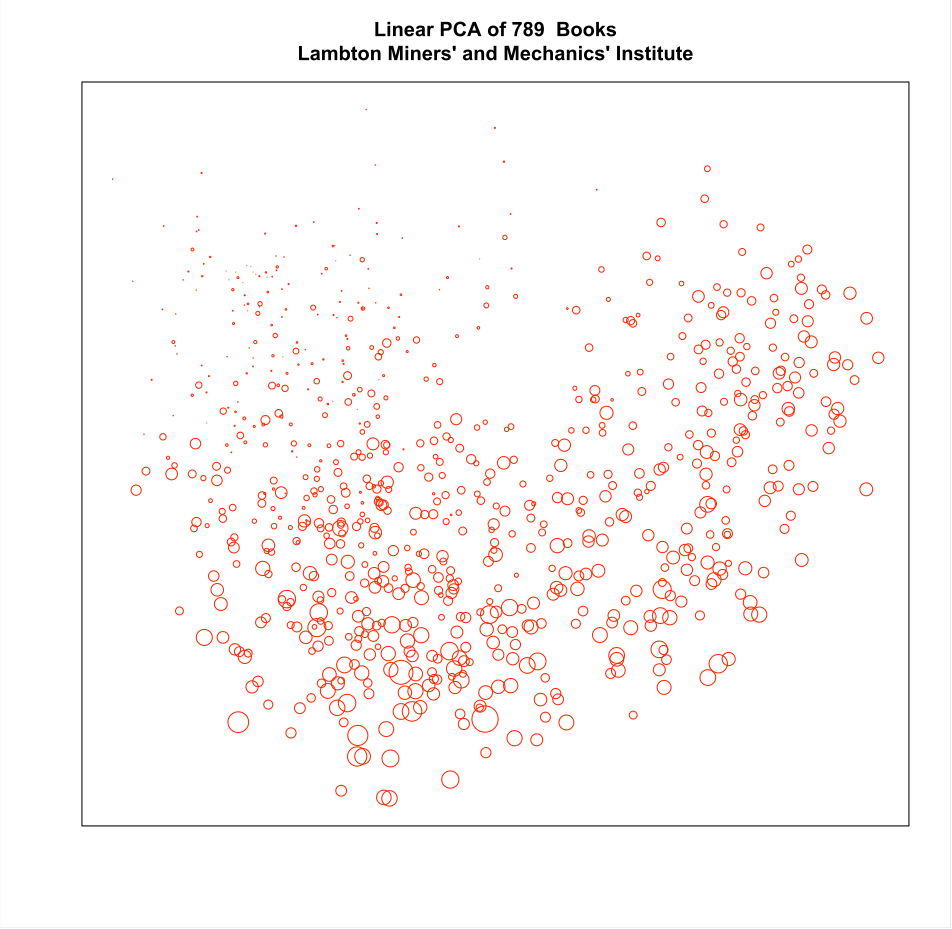

The R source for this figure:
# Analysis of Books as vectors of Borrowers for the Lambton Library
 library(RMySQL)
library(kernlab)

m <- dbDriver("MySQL")
con <- dbConnect(m, db="acrp", user="acrp", password="acrppass")

# Get all the popular loans
loans <- dbGetQuery(con, "select BorrowerID, WorkID from pop_loans")

# Get all the IDs of the popular books
workIDs <- dbGetQuery(con, 
"select 
	popular_works.WorkID 		as WorkID,
	tbllitwork.Title 			as Title,
	pop_loans.LibraryID 		as LibraryID,
	count(pop_loans.BorrowerID) as NumBorrowers
from 
	popular_works, pop_loans, tbllitwork
where 
	pop_loans.LibraryID = 2 and
	popular_works.WorkID = pop_loans.WorkID and
	popular_works.WorkID = tbllitwork.LitWorkID
group by
	popular_works.WorkID"
)
numWorks <- length(workIDs$WorkID)

# Get all the IDs of borrowers of popular books
borrowerIDs <- dbGetQuery(con, 
	"select distinct BorrowerID from pop_loans where LibraryID = 2"
)
numBorrowers <- length(borrowerIDs$BorrowerID)

getWorks <- function(borrowerID) { loans$WorkID[loans$BorrowerID == borrowerID] }
getBorrowers <- function(workID) { loans$BorrowerID[loans$WorkID == workID] }

# Compute docs table with works in rows 
docs <- matrix(nrow=numWorks, ncol=numBorrowers)
total <- length(borrowerIDs$BorrowerID)
bidx <- 0
for(b in borrowerIDs$BorrowerID) {
	bidx <- bidx + 1
	wIDs <- getWorks(b)
	docs[,bidx] <- as.numeric(workIDs$WorkID %in% wIDs)

	if(bidx %% 10 == 0) { cat("Completed ", bidx, " of ", total, "\n") }
}

# Normalise the rows (books)
# Similarity represents proportion of borrowers in common
ndocs <- t(apply(docs, 1, function(row) { sqrt(row / sum(row)) }))

# Compute the number of borrowers of each book
borrowCounts <- workIDs$NumBorrowers
borrowCounts <- borrowCounts / mean(borrowCounts)

kpc <- kpca(ndocs,kernel=vanilladot,kpar=list(),features=2);
xys <- rotated(kpc)
workIDs$x <- xys[,1]
workIDs$y <- xys[,2]

print("Writing out PCA coordinates\n")
write.csv(workIDs, "../vis/data/lambton.csv", row.names=FALSE)

plot(xys, 
	main=paste("Linear PCA of", numWorks, " Books\nLambton Miners' and Mechanics' Institute"),
	col=2,
	cex=borrowCounts,
	xlab=NA, ylab=NA, 
	xaxt="n", yaxt="n"
)

print("Computing neighbourhood matrix...\n")
neighbours <- docs %*% t(docs)

print("Writing out neighbourhood matrix...\n")
write.csv(
	cbind(workIDs$WorkID, neighbours), 
	"../vis/data/lambton-neighbours.csv", 
	row.names=FALSE
)
print("Done!\n")
